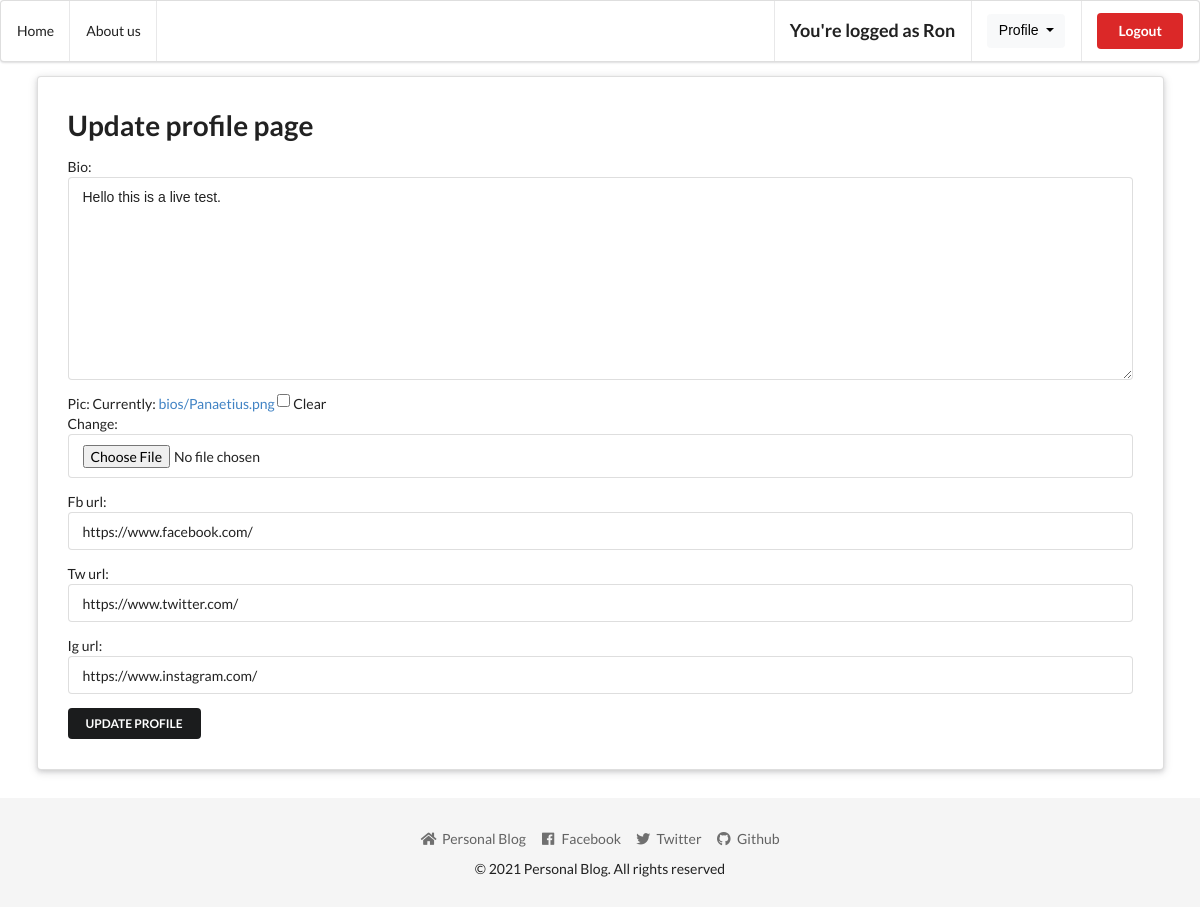
The page /users/1/edit_profile_page (signed in) on the database its author committed.
### blog/models.py (models this page shows, shortened)
class Profile(models.Model):
    user = models.OneToOneField(User, null=True, on_delete=models.CASCADE)
    bio = models.TextField(max_length=500)
    pic = models.ImageField(upload_to="bios", blank=True, null=True)
    fb_url = models.CharField(max_length=255, null=True, blank=True)
    tw_url = models.CharField(max_length=255, null=True, blank=True)
    ig_url = models.CharField(max_length=255, null=True, blank=True)

### users/views.py (the view)
# urls.py: path('<int:pk>/edit_profile_page', EditProfilePageView.as_view(), name="edit_profile_page"),
class EditProfilePageView(generic.UpdateView):
    model = Profile
    template_name = "registration/edit_profile_page.html"
    fields = ['bio', 'pic', 'fb_url', 'tw_url', 'ig_url' ]
    success_url = reverse_lazy('home')

### blog/context_processor.py (called while the page is built)
def category_render(request):
    return {
        "all_categories": Category.objects.all()
    }

### users/templates/registration/edit_profile_page.html (shortened to what this page needs)
{% extends "blog/layout.html" %}
{% block body %}
<div class="ui huge padded raised container segment">
    {% if user.is_authenticated %}
    <h1>Update profile page</h1>
    <form enctype="multipart/form-data" method="POST" class="ui form">
        {{form.as_p}}
        <button class="ui tiny secondary button">UPDATE PROFILE</button>
    </form>
    {% endif %}
</div>
{% endblock %}

### blog/templates/blog/layout.html (shortened to what this page needs)
{% load active_link_tags %}
{% load static %}
<!DOCTYPE html>
<html lang="en">
<head>
    <link rel="stylesheet" href="{% static '/ProyectoBlog/css/styles.css' %}">
    <link href="https://cdn.jsdelivr.net/npm/bootstrap@5.0.2/dist/css/bootstrap.min.css" rel="stylesheet"
>
    <link rel="stylesheet" href="https://cdnjs.cloudflare.com/ajax/libs/semantic-ui/2.4.1/semantic.min.css">
</head>
<body style="position: relative; min-height: 100vh;">
    <div class="ui pointing menu">
        {% if user.is_authenticated %}
        <a class="item" href="{% url 'home' %}">
            Home
        </a>
        <a class="item" href="{% url 'about' %}">
            About us
        </a>
        <div class="right menu">
            <div class="item">
                <h3>You're logged as {{ user.username }}</h3>
            </div>
            <div class="item">
                <div class="dropdown">
                    <button class="btn btn-light dropdown-toggle" type="button" id="dropdownMenu2"
                        data-bs-toggle="dropdown" aria-expanded="false">
                        Profile
                    </button>
                </div>
            </div>
            <div class="item">
                <a href="{% url 'logout' %}" class="ui negative button">Logout</a>
            </div>
        </div>
        {% endif %}
    </div>
    {% block body %}
    {% endblock%}
</body>
<footer>
    <div class="ui center aligned container">
        <div class="ui compact text menu">
            <a href="{% url 'home' %}" class="item">
                <i class="home icon"></i>
                <span>Personal Blog</span>
            </a>
            <a href="https://facebook.com/" class="item">
                <i class="facebook icon"></i>
                <span>Facebook</span>
            </a>
            <a href="https://twitter.com/" class="item">
                <i class="twitter icon"></i>
                <span>Twitter</span>
            </a>
            <a href="https://github.com/" class="item">
                <i class="github icon"></i>
                <span>Github</span>
            </a>
        </div>
        <p>&copy; 2021 Personal Blog. All rights reserved</p>
    </div>
</footer>
</html>

### static/ProyectoBlog/css/styles.css (style rules this page uses)
body { min-height: 100vh; }
footer { position: sticky; top: 100%; background-color: whitesmoke; padding-top: 1.5rem; padding-bottom: 2rem; margin-top: 2rem; }

### rows shown on the page
Profile: bio "Hello this is a live test.", fb_url "https://www.facebook.com/", tw_url "https://www.twitter.com/", ig_url "https://www.instagram.com/"

### other values the page prints
{{ user.username }} "Ron"
